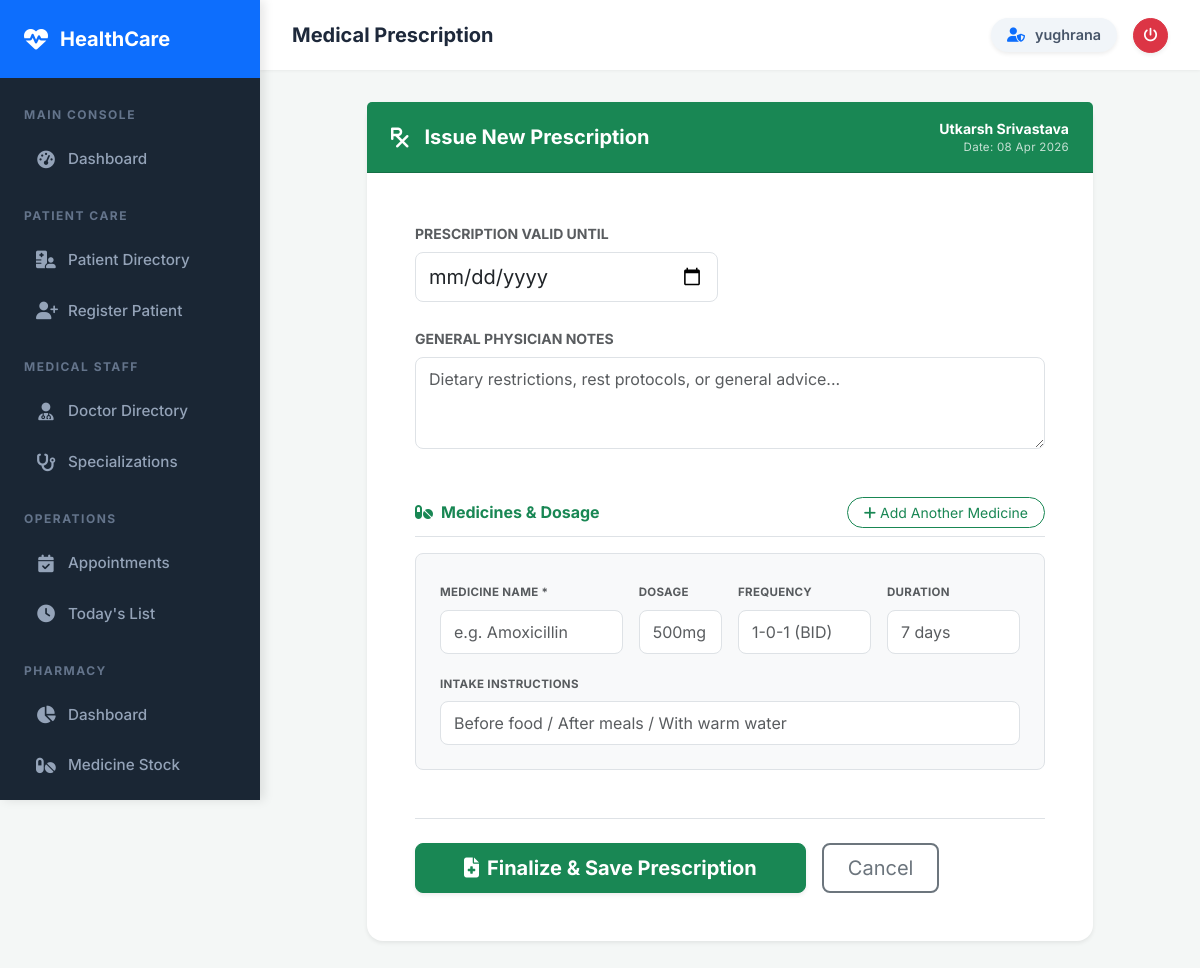
/appointments/1/prescription/ (signed in), run on the app's committed database.
### appointments/models.py (models this page shows, shortened)
class Appointment(models.Model):
    STATUS_CHOICES = [
        ('scheduled', 'Scheduled'),
        ('confirmed', 'Confirmed'),
        ('completed', 'Completed'),
        ('cancelled', 'Cancelled'),
        ('no_show', 'No Show'),
    ]
    TYPE_CHOICES = [
        ('consultation', 'Consultation'),
        ('follow_up', 'Follow Up'),
        ('emergency', 'Emergency'),
        ('routine_checkup', 'Routine Checkup'),
        ('lab_test', 'Lab Test'),
        ('surgery', 'Surgery'),
    ]
    patient = models.ForeignKey(Patient, on_delete=models.CASCADE, related_name='appointments')
    doctor = models.ForeignKey(Doctor, on_delete=models.CASCADE, related_name='appointments')
    appointment_date = models.DateField()
    appointment_time = models.TimeField()
    appointment_type = models.CharField(max_length=30, choices=TYPE_CHOICES, default='consultation')
    status = models.CharField(max_length=20, choices=STATUS_CHOICES, default='scheduled')
    reason = models.TextField(blank=True)
    notes = models.TextField(blank=True)
    follow_up_date = models.DateField(null=True, blank=True)
    created_at = models.DateTimeField(auto_now_add=True)
    updated_at = models.DateTimeField(auto_now=True)
    class Meta:
        ordering = ['-appointment_date', '-appointment_time']

### patients/models.py (models this page shows, shortened)
class Patient(models.Model):
    BLOOD_GROUP_CHOICES = [
        ('A+', 'A+'), ('A-', 'A-'), ('B+', 'B+'), ('B-', 'B-'),
        ('O+', 'O+'), ('O-', 'O-'), ('AB+', 'AB+'), ('AB-', 'AB-'),
    ]
    GENDER_CHOICES = [('M', 'Male'), ('F', 'Female'), ('O', 'Other')]
    user = models.OneToOneField(User, on_delete=models.SET_NULL, null=True, blank=True)
    first_name = models.CharField(max_length=100)
    last_name = models.CharField(max_length=100)
    date_of_birth = models.DateField()
    gender = models.CharField(max_length=1, choices=GENDER_CHOICES)
    blood_group = models.CharField(max_length=3, choices=BLOOD_GROUP_CHOICES, blank=True)
    phone = models.CharField(max_length=15)
    email = models.EmailField(blank=True)
    address = models.TextField()
    emergency_contact_name = models.CharField(max_length=100, blank=True)
    emergency_contact_phone = models.CharField(max_length=15, blank=True)
    allergies = models.TextField(blank=True, help_text="List known allergies")
    chronic_conditions = models.TextField(blank=True)
    insurance_provider = models.CharField(max_length=100, blank=True)
    insurance_id = models.CharField(max_length=50, blank=True)
    created_at = models.DateTimeField(auto_now_add=True)
    updated_at = models.DateTimeField(auto_now=True)
    def get_full_name(self):
        return f"{self.first_name} {self.last_name}"

### appointments/views.py (the view)
# urls.py: path('<int:appointment_pk>/prescription/', views.add_prescription, name='add_prescription'),
@login_required
def add_prescription(request, appointment_pk):
    appointment = get_object_or_404(Appointment, pk=appointment_pk)
    if request.method == 'POST':
        form = PrescriptionForm(request.POST)
        if form.is_valid():
            prescription = form.save(commit=False)
            prescription.appointment = appointment
            prescription.save()
            medicines = request.POST.getlist('medicine_name')
            dosages = request.POST.getlist('dosage')
            frequencies = request.POST.getlist('frequency')
            durations = request.POST.getlist('duration')
            instructions_list = request.POST.getlist('instructions')
            for i in range(len(medicines)):
                if medicines[i]:
                    PrescriptionItem.objects.create(
                        prescription=prescription,
                        medicine_name=medicines[i],
                        dosage=dosages[i] if i < len(dosages) else '',
                        frequency=frequencies[i] if i < len(frequencies) else '',
                        duration=durations[i] if i < len(durations) else '',
                        instructions=instructions_list[i] if i < len(instructions_list) else '',
                    )
            messages.success(request, 'Prescription added successfully!')
            return redirect('appointment_detail', pk=appointment_pk)
    else:
        form = PrescriptionForm()
    return render(request, 'appointments/prescription_form.html', {'form': form, 'appointment': appointment})

### appointments/forms.py
class PrescriptionForm(forms.ModelForm):
    class Meta:
        model = Prescription
        exclude = ['appointment', 'issued_date']
        widgets = {
            'valid_until': forms.DateInput(attrs={'type': 'date'}),
            'notes': forms.Textarea(attrs={'rows': 3}),
        }

### templates/appointments/prescription_form.html (shortened to what this page needs)
{% extends 'base/base.html' %}
{% block page_title %}Medical Prescription{% endblock %}
{% block content %}
<div class="row justify-content-center">
    <div class="col-lg-10">
        <div class="card shadow-sm border-0 mb-4">
            <div class="card-header bg-success py-3 px-4 d-flex justify-content-between align-items-center text-white">
                <div class="d-flex align-items-center">
                    <i class="fas fa-prescription fa-lg me-3"></i>
                    <h5 class="mb-0 fw-bold">Issue New Prescription</h5>
                </div>
                <div class="text-end">
                    <div class="small fw-bold">{{ appointment.patient.get_full_name }}</div>
                    <div class="extra-small opacity-75">Date: {{ appointment.appointment_date|date:"d M Y" }}</div>
                </div>
            </div>
            <div class="card-body p-4 p-md-5">
                <form method="post" id="prescriptionForm">
                    <div class="row g-4 mb-5">
                        <div class="col-md-6">
                            <label class="form-label fw-bold small text-muted text-uppercase">Prescription Valid Until</label>
                            <input type="date" name="valid_until" class="form-control form-control-lg" value="{{ form.valid_until.value|date:'Y-m-d'|default:'' }}">
                        </div>
                        <div class="col-12">
                            <label class="form-label fw-bold small text-muted text-uppercase">General Physician Notes</label>
                            <textarea name="notes" class="form-control" rows="3" placeholder="Dietary restrictions, rest protocols, or general advice...">{{ form.notes.value|default:'' }}</textarea>
                        </div>
                    </div>
                    <div class="d-flex justify-content-between align-items-center mb-3 border-bottom pb-2">
                        <h6 class="fw-bold mb-0 text-success"><i class="fas fa-pills me-2"></i>Medicines & Dosage</h6>
                        <button type="button" class="btn btn-outline-success btn-sm rounded-pill px-3" onclick="addMedicineRow()">
                            <i class="fas fa-plus me-1"></i>Add Another Medicine
                        </button>
                    </div>
                    <div id="medicinesContainer">
                        <div class="medicine-entry bg-light p-4 rounded-3 border mb-3 position-relative">
                            <div class="row g-3">
                                <div class="col-md-4">
                                    <label class="form-label fw-bold extra-small text-muted text-uppercase">Medicine Name *</label>
                                    <input type="text" name="medicine_name" class="form-control" placeholder="e.g. Amoxicillin" required>
                                </div>
                                <div class="col-md-2">
                                    <label class="form-label fw-bold extra-small text-muted text-uppercase">Dosage</label>
                                    <input type="text" name="dosage" class="form-control" placeholder="500mg">
                                </div>
                                <div class="col-md-3">
                                    <label class="form-label fw-bold extra-small text-muted text-uppercase">Frequency</label>
                                    <input type="text" name="frequency" class="form-control" placeholder="1-0-1 (BID)">
                                </div>
                                <div class="col-md-3">
                                    <label class="form-label fw-bold extra-small text-muted text-uppercase">Duration</label>
                                    <input type="text" name="duration" class="form-control" placeholder="7 days">
                                </div>
                                <div class="col-12">
                                    <label class="form-label fw-bold extra-small text-muted text-uppercase">Intake Instructions</label>
                                    <input type="text" name="instructions" class="form-control" placeholder="Before food / After meals / With warm water">
                                </div>
                            </div>
                        </div>
                    </div>
                    <div class="mt-5 border-top pt-4">
                        <div class="d-flex gap-3">
                            <button type="submit" class="btn btn-success btn-lg px-5 shadow-sm fw-bold">
                                <i class="fas fa-file-medical me-2"></i>Finalize & Save Prescription
                            </button>
                            <a href="{% url 'appointment_detail' appointment.pk %}" class="btn btn-outline-secondary btn-lg px-4 border-2">
                                Cancel
                            </a>
                        </div>
                    </div>
                </form>
            </div>
        </div>
    </div>
</div>
{% endblock %}

### templates/base/base.html (shortened to what this page needs)
{% load static %}
<!doctype html>
<html lang="en">
  <head>
    <link href="https://cdn.jsdelivr.net/npm/bootstrap@5.3.0/dist/css/bootstrap.min.css" rel="stylesheet" />
    <link href="https://cdnjs.cloudflare.com/ajax/libs/font-awesome/6.4.0/css/all.min.css" rel="stylesheet" />
    <link rel="stylesheet" href="{% static 'css/custom.css' %}" />
  </head>
  <body>
    {% if user.is_authenticated %}
    <div class="sidebar" id="sidebar">
      <div class="sidebar-brand">
        <i class="fas fa-heartbeat"></i>
        <span>HealthCare</span>
      </div>
      <nav class="mt-2 pb-5">
        <div class="nav-section">Main Console</div>
        <a href="{% url 'dashboard' %}" class="nav-link {% if request.resolver_match.url_name == 'dashboard' %}active{% endif %}">
          <i class="fas fa-tachometer-alt"></i> Dashboard
        </a>
        <div class="nav-section">Patient Care</div>
        <a href="{% url 'patient_list' %}" class="nav-link {% if request.resolver_match.url_name == 'patient_list' %}active{% endif %}">
          <i class="fas fa-hospital-user"></i> Patient Directory
        </a>
        <a href="{% url 'patient_create' %}" class="nav-link {% if request.resolver_match.url_name == 'patient_create' %}active{% endif %}">
          <i class="fas fa-user-plus"></i> Register Patient
        </a>
        <div class="nav-section">Medical Staff</div>
        <a href="{% url 'doctor_list' %}" class="nav-link {% if request.resolver_match.url_name == 'doctor_list' %}active{% endif %}">
          <i class="fas fa-user-md"></i> Doctor Directory
        </a>
        <a href="{% url 'specialization_list' %}" class="nav-link {% if 'specialization' in request.resolver_match.url_name %}active{% endif %}">
          <i class="fas fa-stethoscope"></i> Specializations
        </a>
        <div class="nav-section">Operations</div>
        <a href="{% url 'appointment_list' %}" class="nav-link {% if request.resolver_match.url_name == 'appointment_list' %}active{% endif %}">
          <i class="fas fa-calendar-check"></i> Appointments
        </a>
        <a href="{% url 'today_appointments' %}" class="nav-link {% if request.resolver_match.url_name == 'today_appointments' %}active{% endif %}">
          <i class="fas fa-clock"></i> Today's List
        </a>
        <div class="nav-section">Pharmacy</div>
        <a href="{% url 'pharmacy_dashboard' %}" class="nav-link {% if request.resolver_match.url_name == 'pharmacy_dashboard' %}active{% endif %}">
          <i class="fas fa-chart-pie"></i> Dashboard
        </a>
        <a href="{% url 'medicine_list' %}" class="nav-link {% if request.resolver_match.url_name == 'medicine_list' %}active{% endif %}">
          <i class="fas fa-pills"></i> Medicine Stock
        </a>
        <a href="{% url 'dispense_medicine' %}" class="nav-link {% if request.resolver_match.url_name == 'dispense_medicine' %}active{% endif %}">
        </a>
      </nav>
    </div>
    <div class="main-content">
      <div class="topbar">
        <div class="d-flex align-items-center">
            <span class="topbar-title">{% block page_title %}HealthCare Portal{% endblock %}</span>
        </div>
        <div class="d-flex align-items-center gap-3">
          <div class="user-badge shadow-sm">
            <i class="fas fa-user-shield"></i>
            <span>{{ user.get_full_name|default:user.username }}</span>
          </div>
          <a href="{% url 'logout' %}" class="btn btn-sm btn-danger rounded-circle p-2 shadow-sm" style="width: 35px; height: 35px; display: flex; align-items: center; justify-content: center;">
            <i class="fas fa-power-off"></i>
          </a>
        </div>
      </div>
      <div class="page-content">
        {% block content %}{% endblock %}
      </div>
    </div>
    {% else %}
        {% block public_content %}{% endblock %}
    {% endif %}
  </body>
</html>

### static/css/custom.css (style rules this page uses)
body { font-family: 'Segoe UI', Tahoma, Geneva, Verdana, sans-serif; }
.form-control, .form-select { border-radius: 8px; border: 1px solid #dee2e6; padding: 9px 13px; transition: border-color 0.2s, box-shadow 0.2s; }

### templates/base/base.html (style rules this page uses)
:root { --primary-color: #0d6efd; --sidebar-bg: #1a2634; --sidebar-width: 260px; --topbar-height: 70px; }
body { background: #f4f7f6; font-family: 'Inter', system-ui, -apple-system, sans-serif; color: #334155; overflow-x: hidden; }
.sidebar { position: fixed; top: 0; left: 0; height: 100vh; width: var(--sidebar-width); background: var(--sidebar-bg); z-index: 1050; overflow-y: auto; transition: all 0.3s cubic-bezier(0.4, 0, 0.2, 1); box-shadow: 4px 0 10px rgba(0,0,0,0.1); }
.sidebar-brand { padding: 24px; background: var(--primary-color); color: white; font-size: 1.25rem; font-weight: 700; display: flex; align-items: center; gap: 12px; }
.sidebar-brand i { font-size: 1.5rem; }
.nav-section { padding: 20px 24px 8px; font-size: 0.75rem; color: #64748b; text-transform: uppercase; letter-spacing: 1.5px; font-weight: 700; }
.sidebar .nav-link { color: #94a3b8; padding: 12px 24px; margin: 4px 12px; border-radius: 10px; display: flex; align-items: center; gap: 12px; font-size: 0.95rem; font-weight: 500; transition: all 0.2s ease; text-decoration: none; }
.sidebar .nav-link i { width: 20px; text-align: center; font-size: 1.1rem; }
.main-content { margin-left: var(--sidebar-width); min-height: 100vh; transition: all 0.3s; overflow-x: hidden; }
.topbar { background: #fff; height: var(--topbar-height); padding: 0 32px; box-shadow: 0 1px 3px rgba(0, 0, 0, 0.05); display: flex; justify-content: space-between; align-items: center; position: sticky; top: 0; z-index: 1000; }
.topbar-title { font-weight: 700; color: #1e293b; font-size: 1.25rem; }
.page-content { padding: 32px; }
.card { border: none; border-radius: 16px; box-shadow: 0 4px 20px rgba(0, 0, 0, 0.05); transition: transform 0.2s; }
.user-badge { background: #f1f5f9; padding: 6px 16px; border-radius: 50px; display: flex; align-items: center; gap: 10px; font-weight: 600; color: #475569; font-size: 0.9rem; }
.user-badge i { color: var(--primary-color); }

### templates/appointments/prescription_form.html (style rules this page uses)
.extra-small { font-size: 0.72rem; letter-spacing: 0.3px; }
.medicine-entry { transition: all 0.3s ease; }

### data on the page
Appointment: patient.get_full_name "Utkarsh Srivastava", appointment_date "08 Apr 2026"

### other printed values
{{ user.get_full_name|default:user.username }} "yughrana"
